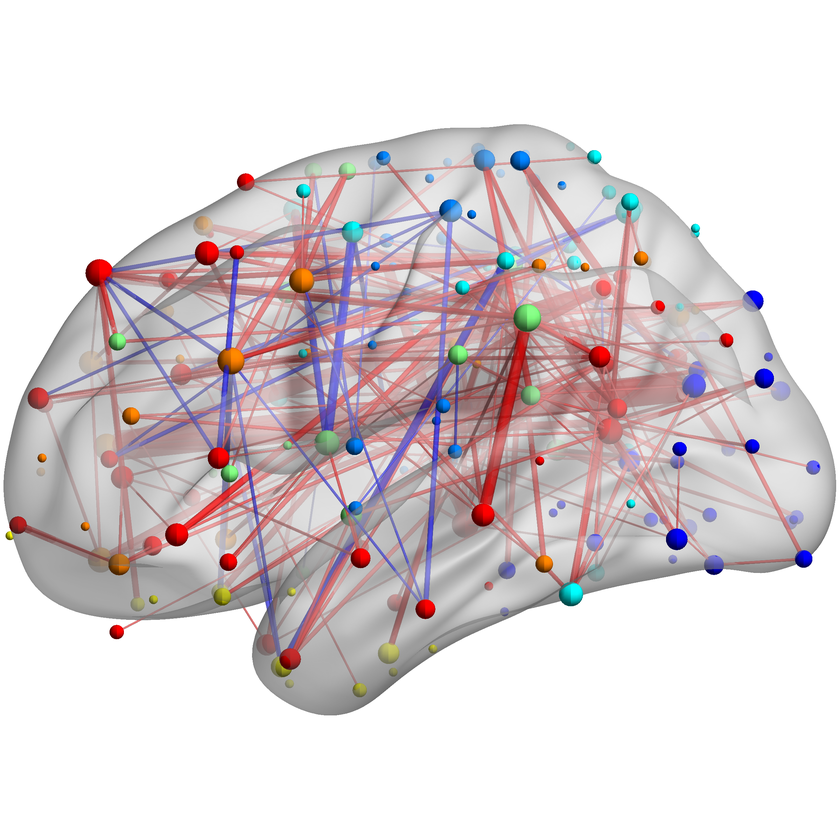
%> input picture NeurWEM_CN/prelim_fmri/figures/brainnet/views/c2_side.png, 840 x 840 px, shrunk from 2400 x 2400 before the run
$ octave --eval "compose_brain;"   (GNU Octave 9; MATLAB toolbox functions it lacks are replaced by stand-ins)
%> lines starting %> are read from the running program, lines starting %| are printed output that depends on the picture; in (x1, y1, x2, y2) boxes, pixels count from 0 and x2, y2 are one past the last pixel; in counts of white or black regions, pixels touching at a corner belong together; the program's own positions count from 1
function compose_brain()
% Compose BrainNet 2-colour 3-view into a PNG: equal-size frames, even spacing, Helvetica legends.
here=fileparts(mfilename('fullpath')); root=fullfile(here,'..','..'); V=fullfile(root,'figures','mstback','brainnet_views');
imgs={'c2_side.png','c2_bottom.png','c2_back.png'};
A=cellfun(@(x) trimwhite(imread(fullfile(V,x))), imgs, 'UniformOutput',false);
%> in trimwhite, `m=g<250`:
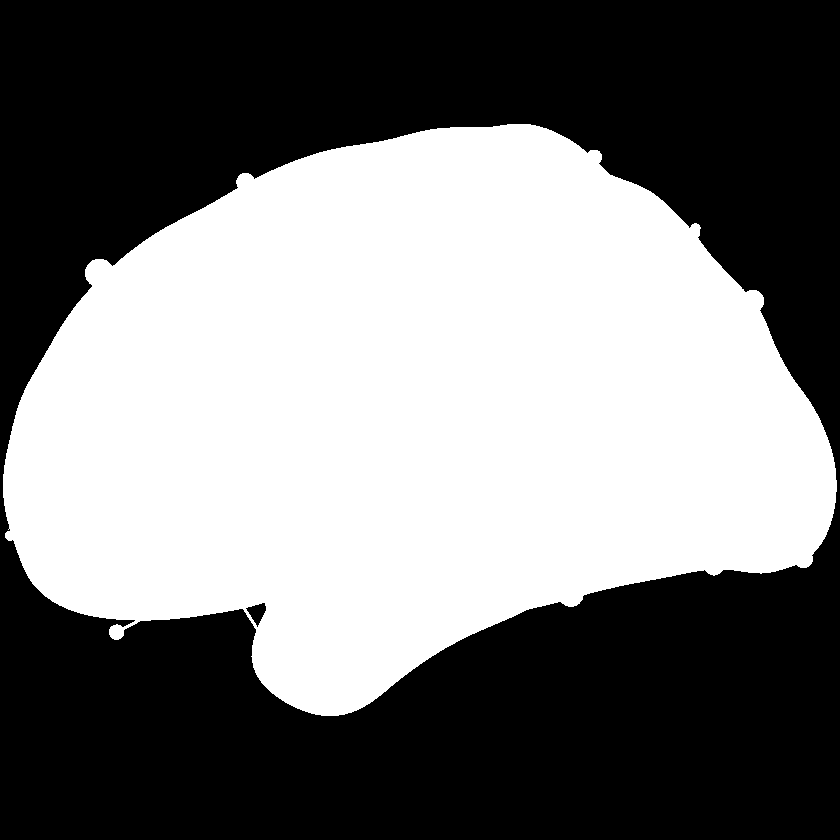
%> m: size 840x840 logical; 47.3% white; 1 white region, box (x1, y1, x2, y2) and area: (3, 124, 837, 716) 333705
%> in trimwhite, `r=find(any(m,2))`: r = 592 values from 125 to 716
%> in trimwhite, `c=find(any(m,1))`: c = 834 values from 4 to 837
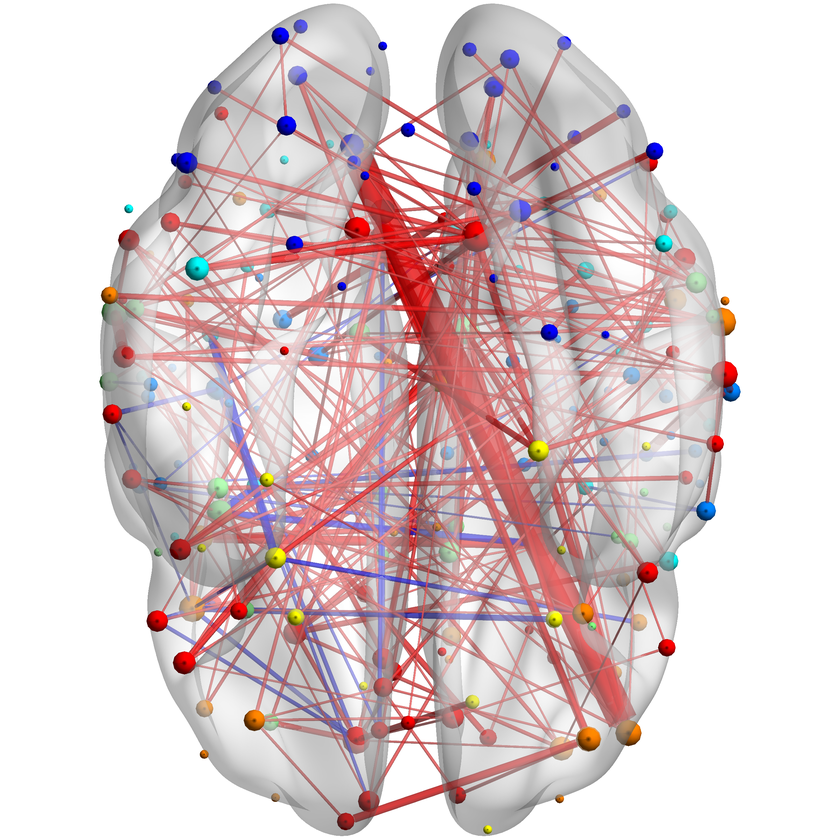
%> input picture NeurWEM_CN/prelim_fmri/figures/brainnet/views/c2_bottom.png, 840 x 840 px, shrunk from 2400 x 2400 before the run
%> in trimwhite (call 2), `m=g<250`:
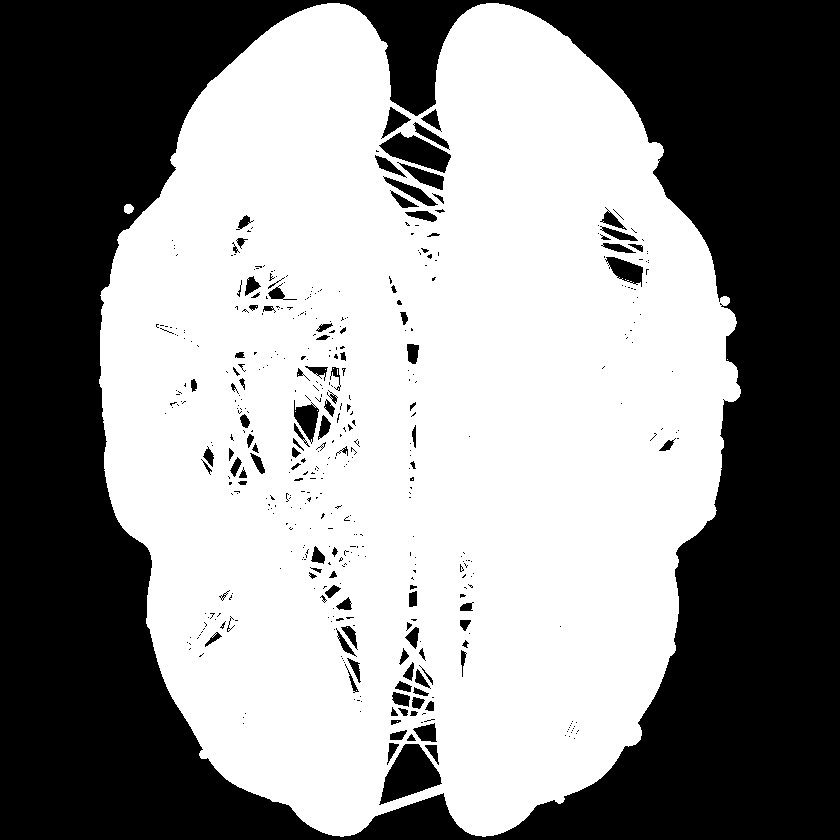
%> m: size 840x840 logical; 55.9% white; 470 black regions (359 under 20 px), largest, box (x1, y1, x2, y2) and area: (0, 0, 840, 840) 295714, (379, 744, 442, 805) 2149, (379, 132, 451, 173) 1491
%> in trimwhite (call 2), `c=find(any(m,1))`: c = 642 values from 100 to 741
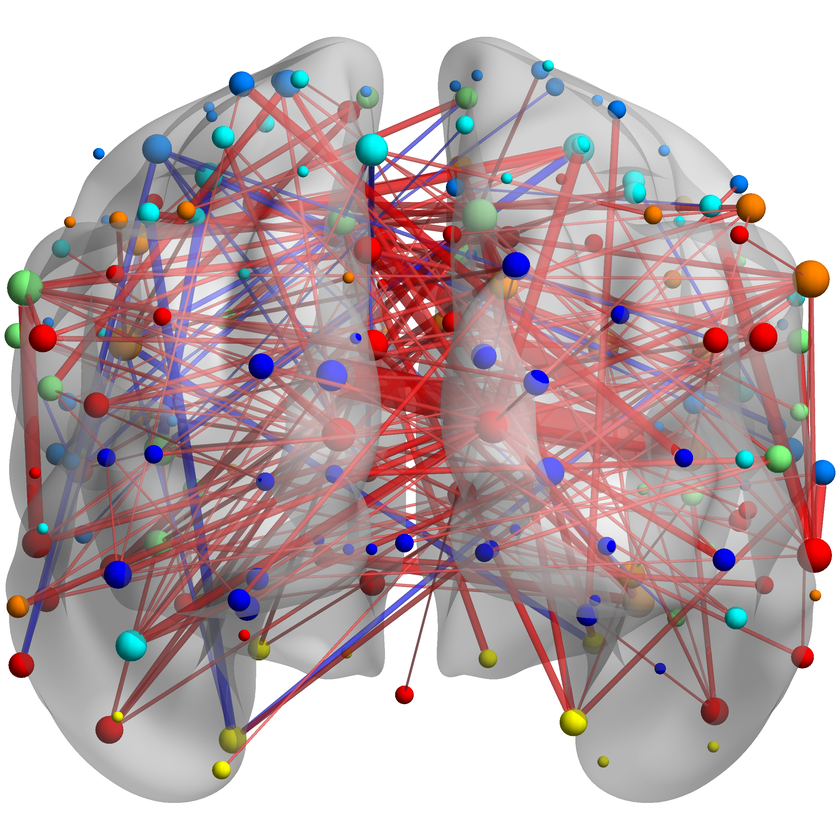
%> input picture NeurWEM_CN/prelim_fmri/figures/brainnet/views/c2_back.png, 840 x 840 px, shrunk from 2400 x 2400 before the run
%> in trimwhite (call 3), `m=g<250`:
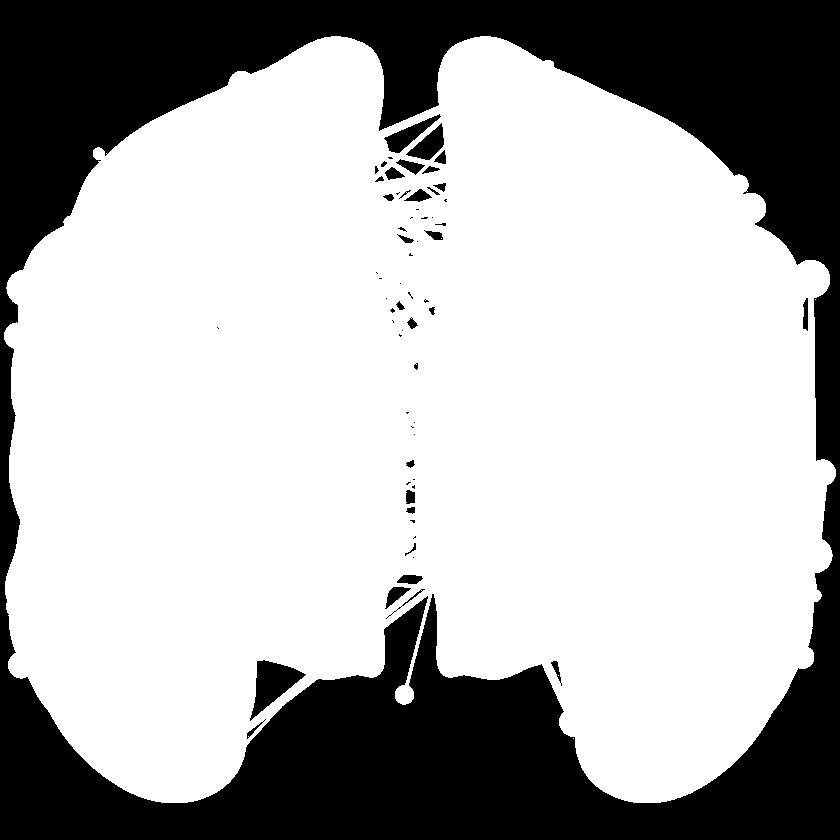
%> m: size 840x840 logical; 69.3% white; 64 black regions (32 under 20 px), largest, box (x1, y1, x2, y2) and area: (0, 0, 840, 840) 210951, (250, 660, 306, 721) 1543, (384, 114, 441, 153) 727
%> in trimwhite (call 3), `r=find(any(m,2))`: r = 767 values from 37 to 803
%> in trimwhite (call 3), `c=find(any(m,1))`: c = 832 values from 5 to 836
%> in trimwhite (call 3), `B=A(r(1):r(end),c(1):c(end),:)`:
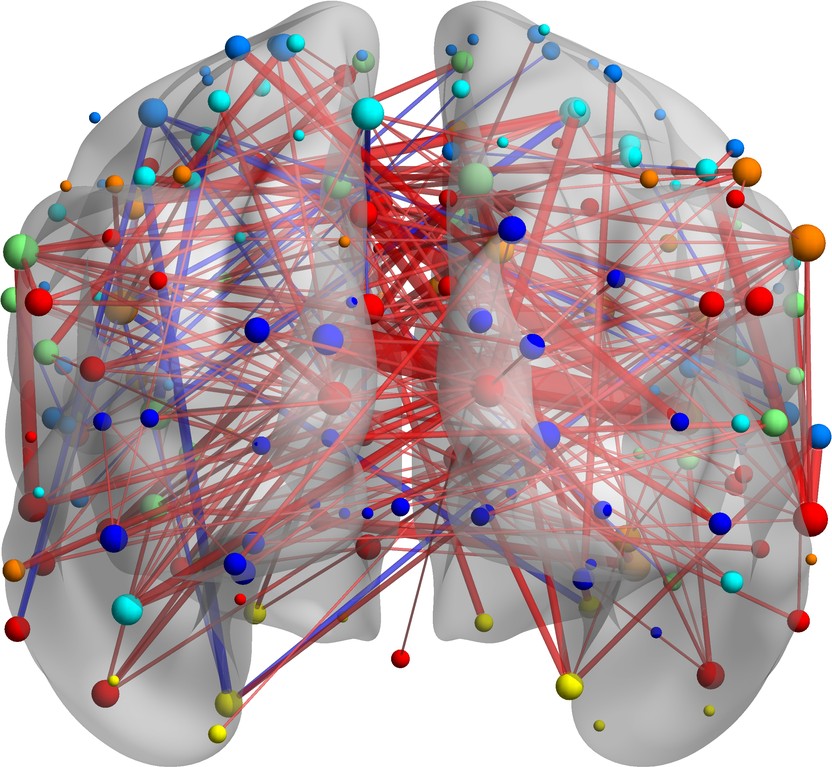
%> B: size 767x832x3 uint8; mean R, G, B 184.1, 163.2, 166.6
H=max(cellfun(@(x) size(x,1),A)); W=max(cellfun(@(x) size(x,2),A));
%> after `H=max(cellfun(@(x) size(x,1),A))`: H = 834
%> after `W=max(cellfun(@(x) size(x,2),A))`: W = 834
A=cellfun(@(x) padto(x,H,W), A, 'UniformOutput',false);        % all same size -> even tiles
%> in padto, `t=floor((H-h)/2)`: t = 121
%> in padto, `l=floor((W-w)/2)`: l = 0
%> in padto, `B=255*ones(H,W,size(A,3),'uint8')`: B: size 834x834x3 uint8; every value is 255
%> A = 3 items
f=figure('Color','w','Units','inches','Position',[1 1 13.5 5.6]);
tl=tiledlayout(f,1,3,'Padding','compact','TileSpacing','compact');
for i=1:3, ax=nexttile(tl); imshow(A{i},'Parent',ax); end
lax=axes(f,'Position',[0 0 1 1],'Visible','off'); hold(lax,'on'); xlim(lax,[0 1]); ylim(lax,[0 1]);
NET={'Visual','SomMot','DorsAttn','VentAttn','Limbic','Control','Default'}; C=jet(7);
x0=0.17; dx=0.097; y=0.085;
for k=1:7
    scatter(lax,x0+(k-1)*dx,y,70,C(k,:),'filled','MarkerEdgeColor','none');
    text(lax,x0+(k-1)*dx+0.011,y,NET{k},'FontName','Helvetica','FontSize',11,'VerticalAlignment','middle');
end
RED=[0.76 0.21 0.18]; BLUE=[0.17 0.43 0.70]; y2=0.03;
plot(lax,[0.34 0.37],[y2 y2],'Color',RED,'LineWidth',3);
text(lax,0.38,y2,'increase (2 > 1)','FontName','Helvetica','FontSize',11,'VerticalAlignment','middle');
plot(lax,[0.53 0.56],[y2 y2],'Color',BLUE,'LineWidth',3);
text(lax,0.57,y2,'decrease (2 < 1)','FontName','Helvetica','FontSize',11,'VerticalAlignment','middle');
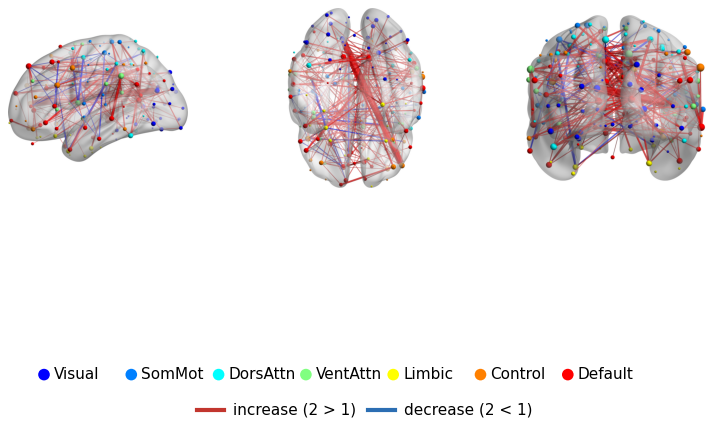
%> figure redrawn from the program's plot data, 4 panels
exportgraphics(f,fullfile(root,'figures','mstback','fig_fc_brain_2color.png'),'Resolution',300);
disp('wrote fig_fc_brain_2color.png');
end
function B=trimwhite(A)
g=min(A,[],3); m=g<250; r=find(any(m,2)); c=find(any(m,1));
if isempty(r), B=A; else B=A(r(1):r(end),c(1):c(end),:); end
end
function B=padto(A,H,W)
[h,w,~]=size(A); t=floor((H-h)/2); l=floor((W-w)/2);
B=255*ones(H,W,size(A,3),'uint8'); B(t+1:t+h, l+1:l+w, :)=A;
end
